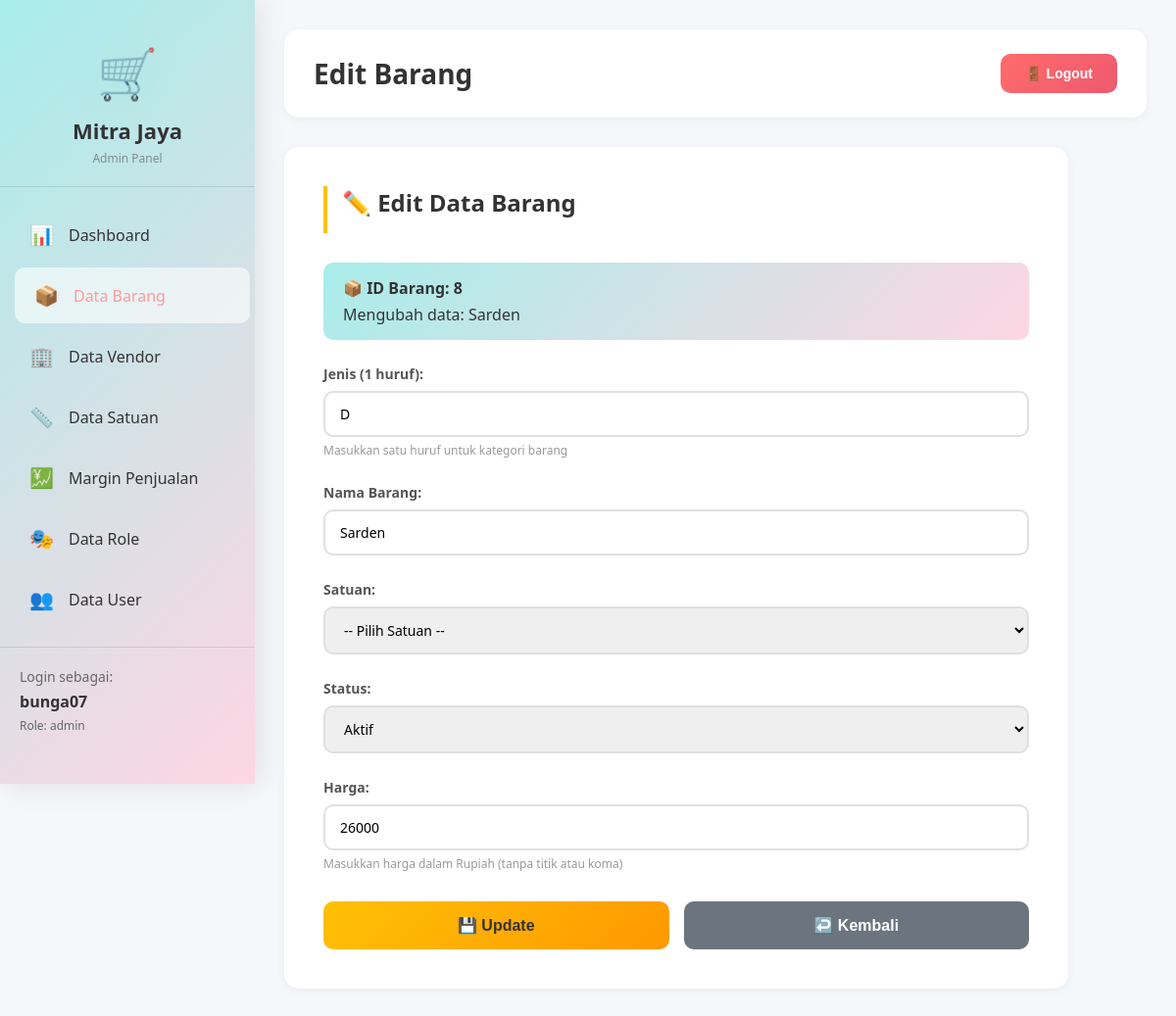
/barang/updatebarang.php?id=8 (signed in), run on the app's committed database.
### tables this page shows
CREATE TABLE `barang` (
  `idbarang` int(11) NOT NULL AUTO_INCREMENT,
  `jenis` char(1) NOT NULL,
  `nama` varchar(45) NOT NULL,
  `idsatuan` int(11) DEFAULT NULL,
  `status` tinyint(4) DEFAULT 1,
  `harga` int(11) DEFAULT NULL,
  `margin_persen` double DEFAULT NULL,
  `harga_jual` int(11) DEFAULT NULL,
  PRIMARY KEY (`idbarang`),
  KEY `idsatuan` (`idsatuan`),
  CONSTRAINT `barang_ibfk_1` FOREIGN KEY (`idsatuan`) REFERENCES `satuan` (`idsatuan`)
);

### barang/updatebarang.php (the view, shortened to what this page needs)
<?php
$host = 'localhost';
$dbname = 'db_mitrajayasupermarket';
$db_username = 'root';
$db_password = '';
$barang = null;
try {
    $conn = new PDO("mysql:host=$host;dbname=$dbname", $db_username, $db_password);
    $conn->setAttribute(PDO::ATTR_ERRMODE, PDO::ERRMODE_EXCEPTION);
    $id = $_GET['id'];
    $stmt = $conn->prepare("SELECT * FROM barang WHERE idbarang = ?");
    $stmt->execute([$id]);
    $barang = $stmt->fetch(PDO::FETCH_ASSOC);
} catch(PDOException $e) {
    $error = "Error: " . $e->getMessage();
}
?>
<!DOCTYPE html>
<html lang="id">
<head>
</head>
<body>
    <div class="sidebar">
        <div class="logo">
            <div class="logo-icon">🛒</div>
            <h2>Mitra Jaya</h2>
            <p>Admin Panel</p>
        </div>
        <ul class="menu">
            <li><a href="../dashboard/dashboardadmin.php"><span class="menu-icon">📊</span> Dashboard</a></li>
            <li><a href="indexbarang.php" class="active"><span class="menu-icon">📦</span> Data Barang</a></li>
            <li><a href="../vendor/indexvendor.php"><span class="menu-icon">🏢</span> Data Vendor</a></li>
            <li><a href="../satuan/indexsatuan.php"><span class="menu-icon">📏</span> Data Satuan</a></li>
            <li><a href="../margin_penjualan/indexmargin.php"><span class="menu-icon">💹</span> Margin Penjualan</a></li>
            <li><a href="../role/indexrole.php"><span class="menu-icon">🎭</span> Data Role</a></li>
            <li><a href="../user/indexuser.php"><span class="menu-icon">👥</span> Data User</a></li>
        </ul>
        <div class="user-info">
            <p>Login sebagai:</p>
            <strong><?php echo $_SESSION['username']; ?></strong>
            <p style="margin-top: 5px; font-size: 12px;">Role: <?php echo $_SESSION['role_name']; ?></p>
        </div>
    </div>
    <div class="main-content">
        <div class="header">
            <h1>Edit Barang</h1>
            <button class="btn-logout" onclick="window.location.href='../login/logout.php'">
                🚪 Logout
            </button>
        </div>
        <div class="form-card">
            <h2 class="page-title">✏️ Edit Data Barang</h2>
            <div class="info-box">
                <strong>📦 ID Barang: <?php echo $barang['idbarang']; ?></strong>
                Mengubah data: <?php echo htmlspecialchars($barang['nama']); ?>
            </div>
            <form method="POST" action="">
                <div class="form-group">
                    <label for="jenis">Jenis (1 huruf):</label>
                    <input type="text" id="jenis" name="jenis" maxlength="1" required
                           value="<?php echo htmlspecialchars($barang['jenis']); ?>"
                           style="text-transform: uppercase;">
                    <div class="input-hint">Masukkan satu huruf untuk kategori barang</div>
                </div>
                <div class="form-group">
                    <label for="nama">Nama Barang:</label>
                    <input type="text" id="nama" name="nama" required
                           value="<?php echo htmlspecialchars($barang['nama']); ?>">
                </div>
                <div class="form-group">
                    <label for="idsatuan">Satuan:</label>
                    <select id="idsatuan" name="idsatuan" required>
                        <option value="">-- Pilih Satuan --</option>
                    </select>
                </div>
                <div class="form-group">
                    <label for="status">Status:</label>
                    <select id="status" name="status" required>
                        <option value="1" <?php echo ($barang['status'] == 1) ? 'selected' : ''; ?>>Aktif</option>
                    </select>
                </div>
                <div class="form-group">
                    <label for="harga">Harga:</label>
                    <input type="number" id="harga" name="harga" required
                           value="<?php echo $barang['harga']; ?>"
                           min="0" step="100">
                    <div class="input-hint">Masukkan harga dalam Rupiah (tanpa titik atau koma)</div>
                </div>
                <div class="button-group">
                    <button type="submit" class="btn btn-warning">
                        💾 Update
                    </button>
                    <button type="button" class="btn btn-secondary" onclick="window.location.href='indexbarang.php'">
                        ↩️ Kembali
                    </button>
                </div>
            </form>
        </div>
    </div>
</body>
</html>

### barang/updatebarang.php (style rules this page uses)
* { margin: 0; padding: 0; box-sizing: border-box; }
body { font-family: 'Segoe UI', Tahoma, Geneva, Verdana, sans-serif; background: #f5f7fa; display: flex; }
.sidebar { width: 260px; background: linear-gradient(135deg, #a8edea 0%, #fed6e3 100%); min-height: 100vh; color: #333; padding: 20px 0; position: fixed; left: 0; top: 0; box-shadow: 4px 0 30px rgba(0, 0, 0, 0.1); }
.logo { text-align: center; padding: 20px; border-bottom: 1px solid rgba(0,0,0,0.1); margin-bottom: 20px; }
.logo-icon { font-size: 50px; margin-bottom: 10px; filter: drop-shadow(0 5px 15px rgba(116, 235, 213, 0.3)); }
.logo h2 { font-size: 22px; margin-bottom: 5px; color: #333; }
.logo p { font-size: 12px; opacity: 0.7; color: #666; }
.menu { list-style: none; padding: 0 10px; }
.menu li { margin-bottom: 5px; }
.menu a { display: flex; align-items: center; padding: 15px 20px; color: #333; text-decoration: none; border-radius: 10px; transition: all 0.3s ease; font-weight: 500; }
.menu a:hover, .menu a.active { background: rgba(255,255,255,0.6); color: #ff9a9e; transform: translateX(5px); }
.menu-icon { margin-right: 15px; font-size: 20px; }
.user-info { padding: 20px; border-top: 1px solid rgba(0,0,0,0.1); margin-top: 20px; }
.user-info p { font-size: 14px; margin-bottom: 5px; color: #666; }
.user-info strong { font-size: 16px; color: #333; }
.main-content { margin-left: 260px; flex: 1; padding: 30px; }
.header { background: white; padding: 25px 30px; border-radius: 15px; box-shadow: 0 2px 10px rgba(0,0,0,0.05); margin-bottom: 30px; display: flex; justify-content: space-between; align-items: center; }
.header h1 { color: #333; font-size: 28px; }
.btn-logout { background: linear-gradient(135deg, #ff6b6b, #ee5a6f); color: white; border: none; padding: 12px 25px; border-radius: 10px; cursor: pointer; font-size: 14px; font-weight: 600; transition: all 0.3s ease; }
.form-card { background: white; padding: 40px; border-radius: 15px; box-shadow: 0 2px 10px rgba(0,0,0,0.05); max-width: 800px; }
.page-title { font-size: 24px; color: #333; margin-bottom: 30px; padding-bottom: 15px; border-left: 4px solid #ffc107; padding-left: 15px; }
.form-group { margin-bottom: 25px; }
.form-group label { display: block; font-size: 14px; font-weight: 600; color: #555; margin-bottom: 8px; }
.form-group input, .form-group select { width: 100%; padding: 12px 15px; border: 2px solid #e0e0e0; border-radius: 10px; font-size: 14px; transition: all 0.3s ease; font-family: 'Segoe UI', Tahoma, Geneva, Verdana, sans-serif; }
.form-group input[type="number"] { -moz-appearance: textfield; }
.button-group { display: flex; gap: 15px; margin-top: 30px; }
.btn { flex: 1; padding: 15px; border: none; border-radius: 10px; font-size: 16px; font-weight: 600; cursor: pointer; transition: all 0.3s ease; }
.btn-warning { background: linear-gradient(135deg, #ffc107 0%, #ff9800 100%); color: #333; }
.btn-secondary { background: #6c757d; color: white; }
.input-hint { font-size: 12px; color: #999; margin-top: 5px; }
.info-box { background: linear-gradient(135deg, #a8edea 0%, #fed6e3 100%); padding: 15px 20px; border-radius: 10px; margin-bottom: 25px; color: #333; }
.info-box strong { display: block; margin-bottom: 5px; }

### data on the page
barang: idbarang "8", nama "Sarden", jenis "D", status "Aktif", harga "26000"

### other printed values
$_SESSION['username'] "bunga07"
$_SESSION['role_name'] "admin"
